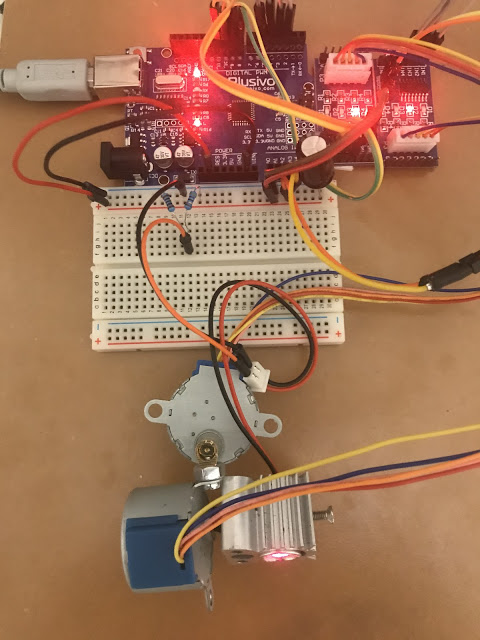
#> input picture images/mc.jpg, 480 x 640 px
$ python -i utils.py   (imports and definitions only)   (older library calls are emulated)
#> lines starting #> are read from the running program, lines starting #| are printed output that depends on the picture
#> further down, picture is the input picture: shape (640, 480, 3); mean B, G, R 85.4, 114.2, 160.9
#! /usr/bin/python

import cv2
import numpy as np
import serial
import time


class clMotorCmd():
    '''
    Controls the 2 motors over serial
    '''

    def __init__(self, port ='/dev/ttyUSB0', baud=9600):

        self.ser = serial.Serial(port, baudrate=baud, timeout=1)

    # [53 lines left out: functions setHome, goHome, guideMotor, moveMotor, not called in this run]


class clKalman():
    # [62 lines left out: functions __init__, predictAndUpdate, getStateVariables, init, not called in this run]

class ContourDetector():
    def __init__(self):
        self.gimg = []
        self.font = cv2.FONT_HERSHEY_SIMPLEX
        self.items = []
        self.count = 0

    def CotourFilter(self,img, area=1000.0):
        '''
        Used to filter the contours
        :param img: input image for detecting contours
        :param area: minimum aria to detect, skipp smaller ones
        :return: list of detected countours (ID, coordinates)
        '''
#> called with area = 1000

        self.items = []
        self.gimg = cv2.cvtColor(img, cv2.COLOR_BGR2GRAY)
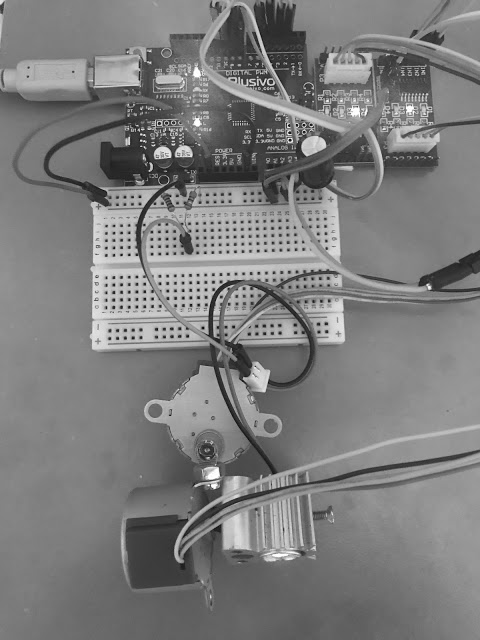
#> self.gimg: shape (640, 480); min 7, max 255, mean 124.9

        contours, hierarchy = cv2.findContours(self.gimg, 1, 2)
#> contours = [[[0, 0], [0, 639], [479, 639], [479, 0]]]

        id = 1
        for cnt in contours:
            larea = cv2.contourArea(cnt)
            if larea > area:

                x, y, w, h = cv2.boundingRect(cnt)

                center = (int(x+(w/2)), int(y+(h/2)))

                self.items.append(np.array([id, x, y, w, h, center]))

                id +=1
#> this loop made 1 pass
#> (cnt, larea, x, y, w, h, center) on pass 1: ([[0, 0], [0, 639], [479, 639], [479, 0]], 306081, 0, 0, 480, 640, (240, 320))
#> after the loop, id = 1; self.items = []
        return self.items

    # [97 lines left out: functions DrawDetections, GetRoiForDetections, ShowRoisOnImage, SaveImages, not called in this run]


###########################################################
# With help of this class the correct HSV values can be
# selected from a picture color space
# this values can be further used i.e. for skin detection.
# Track-bars will appear if debug mode is activated!
###########################################################
class clPreProcessing():
    # [18 lines left out: function __init__, not called in this run]

    def nothing(self,x):
        pass

    ##################################
    # Make color space transformation
    ##################################
    # [25 lines left out: function processImg, not called in this run]

class clPIDController():
    '''
    PID controller
    '''

    # [71 lines left out: functions __init__, Correct, not called in this run]

>>> import cv2
>>> picture = cv2.imread('images/mc.jpg')
#> (the run stopped early here; a loop or call above may not have finished)
